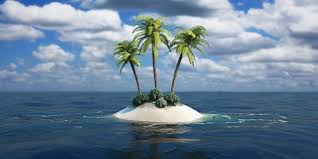
#> input picture img-1.jpg, 318 x 159 px
$ python 'TrackBar Example 2.py'
#> lines starting #> are read from the running program, lines starting #| are printed output that depends on the picture; after the words box and inside, x2 and y2 are one past the last pixel; in counts of white or black regions, pixels touching at a corner belong together
import numpy as np
import cv2 as cv

def nothing(x):
    print(x)

cv.namedWindow('image')

cv.createTrackbar('CP','image',10,400,nothing)

switch = 'color/gray'
cv.createTrackbar(switch,'image',0,1,nothing)

while(1):
    img = cv.imread('img-1.jpg',-1)
#> img is the input picture: shape (159, 318, 3); mean B, G, R 150.5, 130.3, 108.2
    pos = cv.getTrackbarPos('CP','image')
    font = cv.FONT_HERSHEY_SIMPLEX
    cv.putText(img,str(pos),(50,150),font,6,(0,0,255),10)
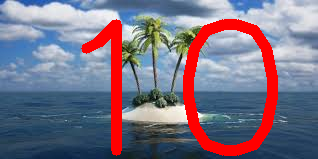
#> img: shape (159, 318, 3); 11.19% of pixels changed, all inside (x1, y1, x2, y2) = (81, 19, 278, 156)
    k = cv.waitKey(1) & 0xFF
#> (key Esc is pressed here)
    if k == 27:
        break

    s = cv.getTrackbarPos(switch,'image')

    if s == 0 :
        pass
    else:
        img = cv.cvtColor(img,cv.COLOR_RGB2GRAY)
    img = cv.imshow('image',img)

# cv.destroyAllWindows()
